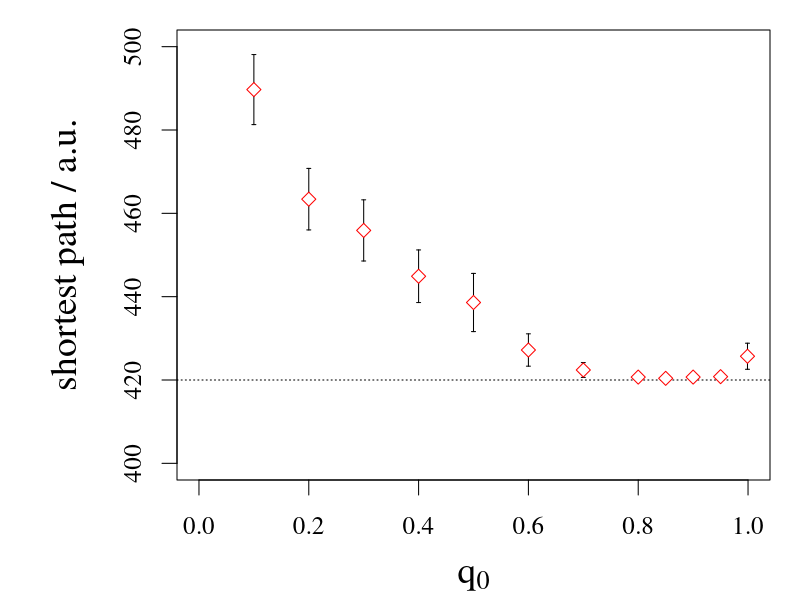

Write the R code that produced this figure.
#Plot q0 vs. global_shortest_path_average

#Version2, gerundet, altes tau
# alpha = 0.1;
# no_agents = 10;     							
# rounds = 800																				
# tau_init = 0.001;                               

rm(list = ls())

q0 = c(0.999, 0.95, 0.9, 0.85, 0.8, 0.7, 0.6, 0.5, 0.4, 0.3, 0.2, 0.1)
global_shortest_path_average = c(425.7000, 420.8000, 420.7000, 420.4000, 420.7000, 422.4000, 427.2000, 438.6000, 444.9000, 455.9000, 463.4000, 489.7000)
error_shortest_path = c(3.1287, 0.6325, 0.4830, 0.5164, 0.6749, 1.7764, 3.8816, 6.9793, 6.3149, 7.3401, 7.3817, 8.4070)

#Grafik
par(family="serif",oma=c(0,1,0,0),mgp=c(2.9,1,0),mar=c(4,4.9,1,1),cex.lab=1.5,cex=1.5)
plot(q0,global_shortest_path_average,type="n",
     xlim=c(0,1),
     ylim=c(400,500),
     xlab=expression(paste(q[0])),
     ylab=expression(paste("shortest path"," / ", a.u.)),
     
)

abline(h = 420, lty = 3)

y.errorbars <- function(q0,global_shortest_path_average,error_shortest_path,ebl=0.02){arrows(q0,global_shortest_path_average-error_shortest_path,q0,global_shortest_path_average+error_shortest_path,code=3,angle=90,length=ebl)}
y.errorbars(q0,global_shortest_path_average,error_shortest_path)

points(q0,global_shortest_path_average,cex=1,pc=23,
       bg="white", col="red")

# legend(0.6,495,c(expression(paste(alpha," =             ",0.1)),
#                   expression(paste(rounds," =     ","800")),
#                   expression(paste('no. of ants'," = ",10)),
#                   expression(paste(runs," =           ",10)),
#                   expression(paste(tau[start]," =      ",0.001))))

dev.copy2pdf(file="q0_vs_shortestpath.pdf",height=8,width=12)